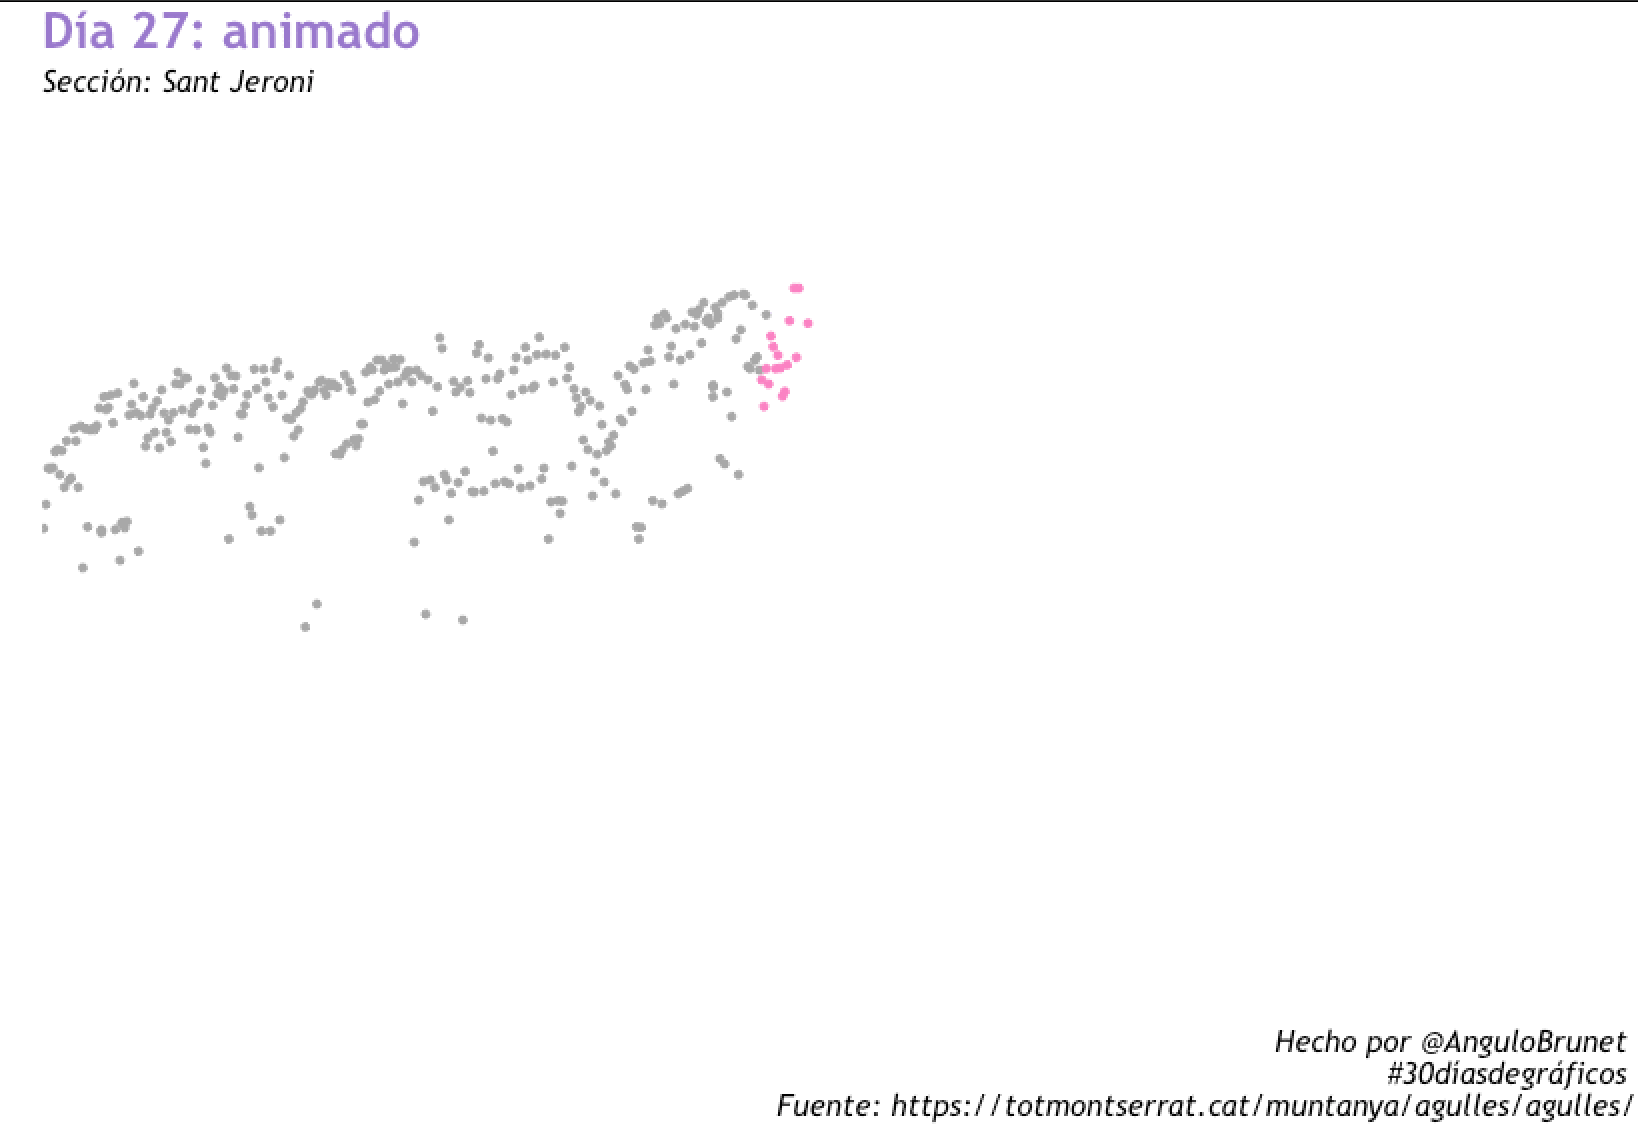

The script that drew this image:
library(tidyverse)
options(scipen=10000)


backcolor<-"white"
colortext<-"black"
#Defino paleta de colores
palette30<- c("#FD7FC4",  "#FF8A33", "#EC4176", "#A13770" , "#33DDFF", "#FFEC33", "#5564eb", "#4c2882")
#Eligo la fuente que quiero utilizar
library(extrafont) # la primera vez ejecutar font_import()
loadfonts()
font<- "Trebuchet MS" #Fuente que voy a utlizar
theme_ari<- function(){ #defino plot para los dos graficos
  theme(text=element_text(family = font),
        plot.background = element_rect(fill = "white", color=NA), 
        panel.border = element_blank(),
        panel.grid.minor = element_blank(),
        panel.grid.major = element_blank(),
        axis.text  = element_blank(),
        axis.ticks = element_blank(),
        legend.background = element_rect(fill=backcolor,
                                         size=0.5, linetype="solid"),
        plot.title = element_text(size=25, hjust=0,face="bold", color="#9B77CF"), 
        plot.subtitle = element_text(face="italic", size=15), 
        plot.caption  = element_text(face="italic", size=15),
        legend.position = "none")}
library(rvest)
url<-"https://totmontserrat.cat/muntanya/agulles/agulles/"
webpage <- xml2::read_html(url)
Data <- rvest::html_table(webpage, fill=TRUE, header=TRUE)[[1]] %>% 
  tibble::as_tibble(.name_repair = "unique") # repair the repeated columns

names(Data)<- c("seccion", "nombre", "num", "altura", "lat", "long")

Data$altura<-as.numeric(Data$altura)
#Data$altura<-sub("\\.", "", Data$altura)

Data$altura<-as.numeric(sub("\\.", "", Data$altura))
Data<-na.omit(Data)



#recodifico a mano un error en la tabla html
Data$altura[Data$altura==	398571]<- 1025

Data$altura[Data$altura==	1]<- 1000

Data$altura[Data$altura==	11]<- 1100
Data$altura[Data$altura==	12]<- 1200

Data<-Data%>%
  mutate(alturaBuena=case_when(
    altura<=122~ altura*10, 
    TRUE ~ .$altura))




summar<-Data%>%
  group_by(nombre)%>%
  summarise(alturaminima= min(alturaBuena, na.rm = TRUE), 
            alturamaxima= max(alturaBuena, na.rm = TRUE))%>%
  arrange(desc(alturaminima))


#
#Data%>%
#  group_by(seccion)%>%
#  summarise(alturaminima= min(alturaBuena, na.rm = TRUE), 
#            alturamaxima= max(alturaBuena, na.rm = TRUE))%>%

#  arrange(desc(alturaminima))


orden<-Data%>%
    group_by(seccion)%>%
    summarise(latitude= mean(lat, na.rm = TRUE))%>%
  arrange(latitude)
Data$seccion<-factor(Data$seccion, levels= c(orden$seccion))



library(gganimate)
plot<-Data%>%
ggplot(aes(x=reorder(nombre,lat), y = as.numeric(alturaBuena)))+
geom_point(color=palette30[1])+
  theme_bw()+theme_ari()+
  ylim(0,1500)+
  labs(title= "Día 27: animado", 
       y = "", 
       x = "", 
       caption="Hecho por @AnguloBrunet \n #30díasdegráficos \n Fuente: https://totmontserrat.cat/muntanya/agulles/agulles/")+
  labs(subtitle = 'Sección: {closest_state}') +
  transition_states(seccion, transition_length = 3, state_length = 1) +
  shadow_mark(color = "grey66") 
p1<-animate(plot, duration = 25,  height = 565.44, width=823.68) 


anim_save("27_animado.gif", p1)
